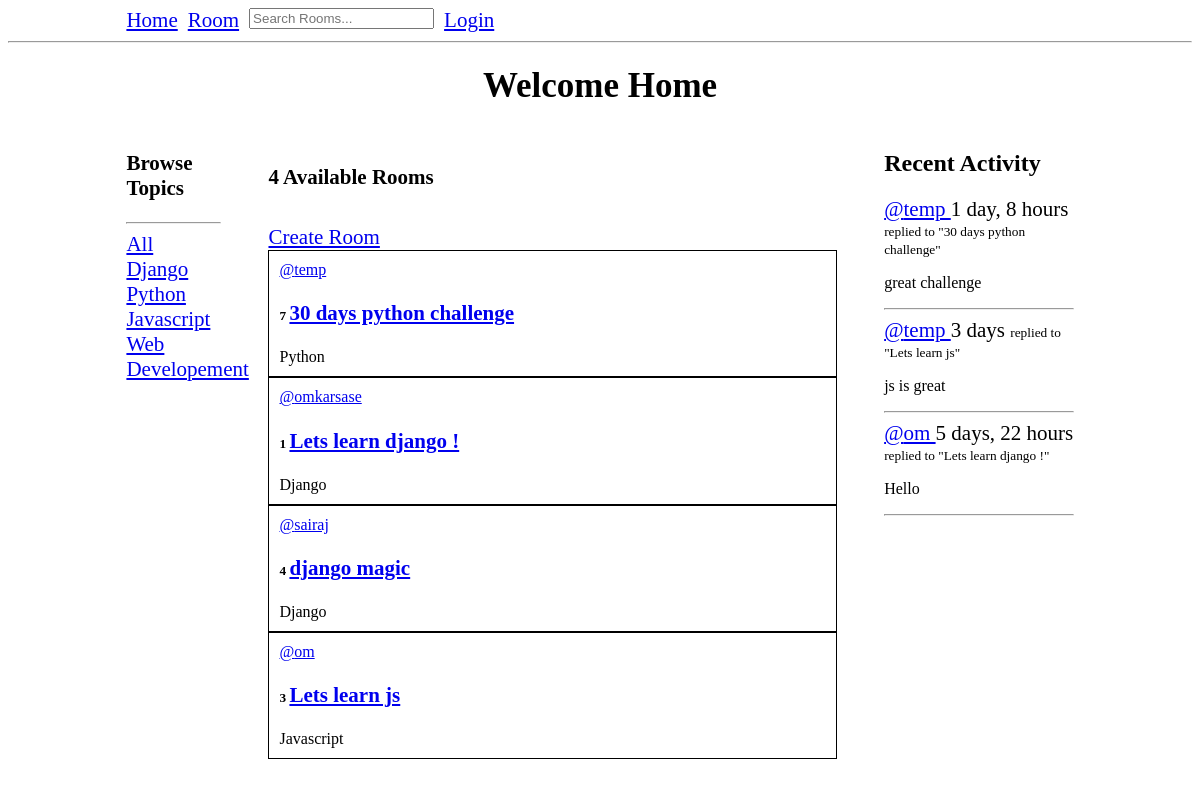
The page / on the database its author committed.
### base/models.py (models this page shows, shortened)
class Topic(models.Model):
    name = models.CharField(max_length = 200)

class Room(models.Model):
    class Meta:
        ordering = ['-updated', '-created']
    host = models.ForeignKey(User, on_delete = models.SET_NULL, null = True)
    topic = models.ForeignKey(Topic, on_delete = models.SET_NULL, null = True)
    name = models.CharField(max_length = 200)
    description = models.TextField(null = True, blank = True)
    participants = models.ManyToManyField(User, related_name = 'participants', blank = True)
    updated = models.DateTimeField(auto_now = True)
    created = models.DateTimeField(auto_now_add = True)
    def __str__(self):
        return self.name

class Message(models.Model):
    class Meta:
        ordering = ['-updated', '-created']
    user = models.ForeignKey(User, on_delete = models.CASCADE)
    room = models.ForeignKey(Room, on_delete = models.CASCADE)
    body = models.TextField()
    updated = models.DateTimeField(auto_now = True)
    created = models.DateTimeField(auto_now_add = True)
    def __str__(self) -> str:
        return self.body[0 : 50]

### base/views.py (the view)
# urls.py: path('', views.home, name = "home"),
def home(request):
    topic = request.GET.get("topic") if request.GET.get('topic') != None else ''
    rooms = Room.objects.filter(
        Q(topic__name__icontains = topic) |
        Q(name__icontains = topic) |
        Q(description__icontains = topic)
    )
    topics = Topic.objects.all()
    room_messages = Message.objects.filter(Q(room__topic__name__icontains = topic))
    context = {'rooms' : rooms, 'topics' : topics, 'room_count' : len(rooms), 'room_messages' : room_messages}
    return render(request, 'base/home.html', context)

### base/templates/base/home.html
{% extends 'main.html' %} {% block content %}
<div class="home-container">
  <h1 class="page-title">Welcome Home</h1>
  <div class="main-area">
    <div class="topics">{% include 'base/topics_component.html' %}</div>
    <div class="room-section">
      <h5 class="font-md">{{room_count}} Available Rooms</h5>
      <a class="font-md" href="{% url 'create-room' %}">Create Room</a>
      {% include 'base/feed_component.html' %}
    </div>
    <div class="activity-feed">
      {% include 'base/activity_component.html' %}
    </div>
  </div>
</div>
{% endblock content %}

### base/templates/base/topics_component.html
<h3 class="font-md">Browse Topics</h3>
<hr />
<div>
  <a class="font-md" href="{% url 'home' %}">All</a>
</div>
{% for topic in topics %}
<div>
  <a class="font-md" href="{% url 'home'%}?topic={{topic.name}} "
    >{{topic.name}}</a
  >
</div>
{% endfor %}

### base/templates/base/feed_component.html (shortened to what this page needs)
{% for room in rooms %}
<div style="border: 1px solid black; padding: 10px">
  <a href="{% url 'user-profile' room.host.id %}">@{{room.host.username}}</a>
  <h5>
    {{room.id}}
    <a class="font-md" href="{% url 'room' room.id %}"
      ><span>{{room.name}}</span>
    </a>
  </h5>
  <span>{{room.topic.name}}</span>
</div>
{% endfor %}

### base/templates/base/activity_component.html (shortened to what this page needs)
<h2>Recent Activity</h2>
<div class="recent-messages">
  {% for message in room_messages %}
  <div>
    <small class="font-md">
      <a href="{% url 'user-profile' message.user.id %}"> @{{message.user}} </a>
      {{message.created|timesince}}
    </small>
    <small>replied to "{{message.room}}"</small>
    <p>{{message}}</p>
  </div>
  <hr />
  {% endfor %}
</div>

### static/styles/main.css (style rules this page uses)
.home-container, .profile-page { width: 80%; margin: 0 auto; }
.font-md { font-size: 21px; }
.main-area { display: flex; justify-content: space-between; }
.topics { width: 10%; }
.room-section { width: 60%; }
.activity-feed { width: 20%; }
.page-title { text-align: center; font-size: 35px; }

### templates/navbar.html (style rules this page uses)
.font-md { font-size: 21px; }

### rows shown on the page
Topic: name "Django"
Topic: name "Python"
Topic: name "Javascript"
Topic: name "Web Developement"
Room: host.username "temp", id "7", name "30 days python challenge", topic.name "Python"
Room: host.username "omkarsase", id "1", name "Lets learn django !", topic.name "Django"
Room: host.username "sairaj", id "4", name "django magic", topic.name "Django"
Room: host.username "om", id "3", name "Lets learn js", topic.name "Javascript"
Message: user "temp", created "1 day, 8 hours", room "30 days python challenge", body "great challenge"
Message: user "temp", created "3 days", room "Lets learn js", body "js is great"
Message: user "om", created "5 days, 22 hours", room "Lets learn django !", body "Hello"

### other values the page prints
{{ room_count }} "4"
